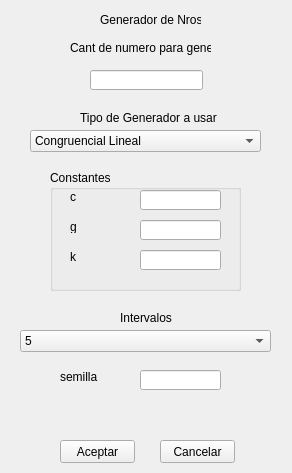
<?xml version="1.0" encoding="UTF-8"?>
<ui version="4.0">
 <class>MainWindow</class>
 <widget class="QMainWindow" name="MainWindow">
  <property name="geometry">
   <rect>
    <x>0</x>
    <y>0</y>
    <width>292</width>
    <height>473</height>
   </rect>
  </property>
  <property name="windowTitle">
   <string>MainWindow</string>
  </property>
  <widget class="QWidget" name="centralwidget">
   <widget class="QLabel" name="lblGeneradorNro">
    <property name="geometry">
     <rect>
      <x>100</x>
      <y>10</y>
      <width>101</width>
      <height>20</height>
     </rect>
    </property>
    <property name="maximumSize">
     <size>
      <width>101</width>
      <height>16777215</height>
     </size>
    </property>
    <property name="text">
     <string>Generador de Nros</string>
    </property>
   </widget>
   <widget class="QComboBox" name="cmbGeneradorNros">
    <property name="geometry">
     <rect>
      <x>30</x>
      <y>130</y>
      <width>231</width>
      <height>22</height>
     </rect>
    </property>
    <item>
     <property name="text">
      <string>Congruencial Lineal</string>
     </property>
    </item>
    <item>
     <property name="text">
      <string>Funcion del lenguaje utilizado?</string>
     </property>
    </item>
    <item>
     <property name="text">
      <string>Cungruencial Multiplicativo</string>
     </property>
    </item>
   </widget>
   <widget class="QComboBox" name="cmbIntervalos">
    <property name="geometry">
     <rect>
      <x>20</x>
      <y>330</y>
      <width>251</width>
      <height>22</height>
     </rect>
    </property>
    <item>
     <property name="text">
      <string>5</string>
     </property>
    </item>
    <item>
     <property name="text">
      <string>10</string>
     </property>
    </item>
    <item>
     <property name="text">
      <string>15</string>
     </property>
    </item>
    <item>
     <property name="text">
      <string>20</string>
     </property>
    </item>
   </widget>
   <widget class="QLabel" name="IntervalosLabel">
    <property name="geometry">
     <rect>
      <x>120</x>
      <y>310</y>
      <width>71</width>
      <height>16</height>
     </rect>
    </property>
    <property name="text">
     <string>Intervalos</string>
    </property>
   </widget>
   <widget class="QLabel" name="semillaLabel">
    <property name="geometry">
     <rect>
      <x>60</x>
      <y>370</y>
      <width>47</width>
      <height>13</height>
     </rect>
    </property>
    <property name="text">
     <string>semilla</string>
    </property>
   </widget>
   <widget class="QGroupBox" name="groupBox">
    <property name="geometry">
     <rect>
      <x>50</x>
      <y>170</y>
      <width>191</width>
      <height>121</height>
     </rect>
    </property>
    <property name="title">
     <string>Constantes</string>
    </property>
    <widget class="QLabel" name="gLabel">
     <property name="geometry">
      <rect>
       <x>20</x>
       <y>50</y>
       <width>47</width>
       <height>13</height>
      </rect>
     </property>
     <property name="text">
      <string>g</string>
     </property>
    </widget>
    <widget class="QLabel" name="kLabel">
     <property name="geometry">
      <rect>
       <x>20</x>
       <y>80</y>
       <width>47</width>
       <height>13</height>
      </rect>
     </property>
     <property name="text">
      <string>k</string>
     </property>
    </widget>
    <widget class="QLabel" name="cLabel">
     <property name="geometry">
      <rect>
       <x>20</x>
       <y>20</y>
       <width>47</width>
       <height>13</height>
      </rect>
     </property>
     <property name="text">
      <string>c</string>
     </property>
    </widget>
    <widget class="QLineEdit" name="cBox">
     <property name="geometry">
      <rect>
       <x>90</x>
       <y>20</y>
       <width>81</width>
       <height>20</height>
      </rect>
     </property>
    </widget>
    <widget class="QLineEdit" name="gBox">
     <property name="geometry">
      <rect>
       <x>90</x>
       <y>50</y>
       <width>81</width>
       <height>20</height>
      </rect>
     </property>
    </widget>
    <widget class="QLineEdit" name="kBox">
     <property name="geometry">
      <rect>
       <x>90</x>
       <y>80</y>
       <width>81</width>
       <height>20</height>
      </rect>
     </property>
    </widget>
   </widget>
   <widget class="QPushButton" name="btnAceptar">
    <property name="geometry">
     <rect>
      <x>60</x>
      <y>440</y>
      <width>75</width>
      <height>23</height>
     </rect>
    </property>
    <property name="text">
     <string>Aceptar</string>
    </property>
   </widget>
   <widget class="QPushButton" name="btnCancelar">
    <property name="geometry">
     <rect>
      <x>160</x>
      <y>440</y>
      <width>75</width>
      <height>23</height>
     </rect>
    </property>
    <property name="text">
     <string>Cancelar</string>
    </property>
   </widget>
   <widget class="QLabel" name="cantNumerosLabel">
    <property name="geometry">
     <rect>
      <x>70</x>
      <y>40</y>
      <width>141</width>
      <height>16</height>
     </rect>
    </property>
    <property name="text">
     <string>Cant de numero para generar</string>
    </property>
   </widget>
   <widget class="QLabel" name="tipoGeneradorLabel">
    <property name="geometry">
     <rect>
      <x>80</x>
      <y>110</y>
      <width>141</width>
      <height>16</height>
     </rect>
    </property>
    <property name="text">
     <string>Tipo de Generador a usar</string>
    </property>
   </widget>
   <widget class="QLineEdit" name="cantNrosBox">
    <property name="geometry">
     <rect>
      <x>90</x>
      <y>70</y>
      <width>113</width>
      <height>20</height>
     </rect>
    </property>
   </widget>
   <widget class="QLineEdit" name="semillaBox">
    <property name="geometry">
     <rect>
      <x>140</x>
      <y>370</y>
      <width>81</width>
      <height>20</height>
     </rect>
    </property>
   </widget>
  </widget>
 </widget>
 <resources/>
 <connections/>
</ui>
